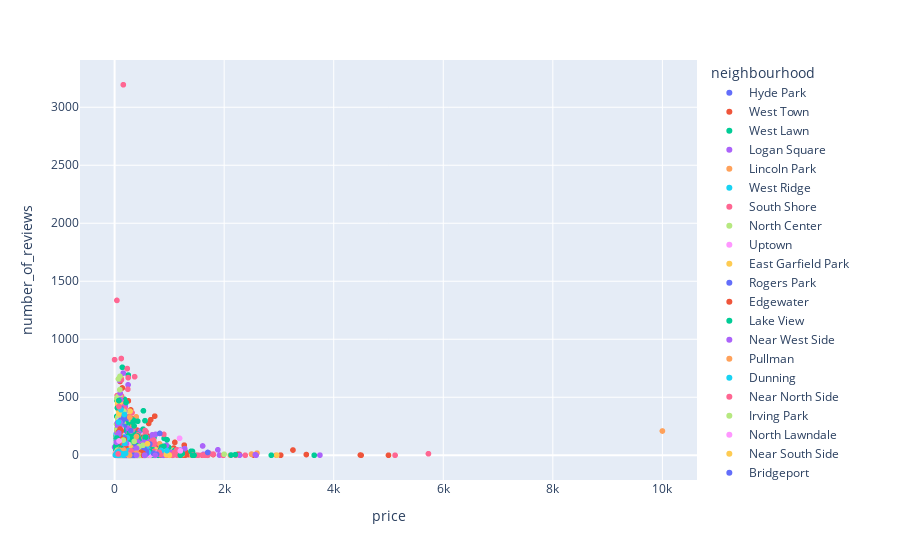

Notebook code for this chart:
### Markdown cell above
##### Q :what is the most number of reviews based on price for each neighbourhood?

### Code cell
# px.scatter(df, x='price', y='number_of_reviews',color='neighbourhood',size='number_of_reviews',size_max=50)
px.scatter(df, x='price', y='number_of_reviews',color='neighbourhood')
